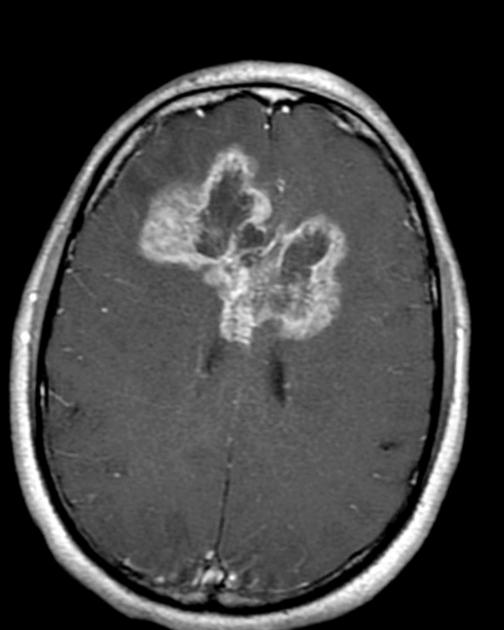
#> input picture brain_tumor_dataset/Agrumented/yes/aug_Y_100_0_2093.jpg, 504 x 630 px, given in place of aug_Y_152_0_1187.jpg, which was not available
$ jupyter execute main.ipynb
#> lines starting #> are read from the running program, lines starting #| are printed output that depends on the picture; after the words box and inside, x2 and y2 are one past the last pixel; in counts of white or black regions, pixels touching at a corner belong together; pictures that were not available may be replaced by others from this repository, and a replacement may not be noted
[cell 1]
import pandas as pd
import numpy as np
import matplotlib.pyplot as plt
import os , shutil
import cv2
import matplotlib.image  as mpimg
import seaborn as sns
plt.style.use('ggplot')

[cell 2]
folder = 'brain_tumor_dataset/yes/'
count = 1

for filename in os.listdir(folder):
    source = folder + filename
    destination = folder + "Y_" + str(count)+".jpg"
    os.rename(source , destination)
    count+=1

[cell 3]
folder = 'brain_tumor_dataset/no/'
count = 1

for filename in os.listdir(folder):
    source = folder + filename
    destination = folder + "N_" + str(count)+".jpg"
    os.rename(source , destination)
    count+=1

[cell 4]
# EDA

[cell 5]
# yes
list_Yes = os.listdir("brain_tumor_dataset/yes/")
length_yes = len(list_Yes);
print(length_yes)

# no
list_No = os.listdir("brain_tumor_dataset/no/")
length_no = len(list_No);
print(length_no)

[cell 6]
# plot

[cell 7]
data = {'tumors' : length_yes , 'non_tumors' : length_no}

x = data.keys()
y = data.values()

fig = plt.figure(figsize=(5,7))
plt.bar(x , y  , color = "red")

plt.xlabel("Data")
plt.ylabel("No of Brain MRI Images")

plt.title("Count to Brain Tumor Images")
plt.show()
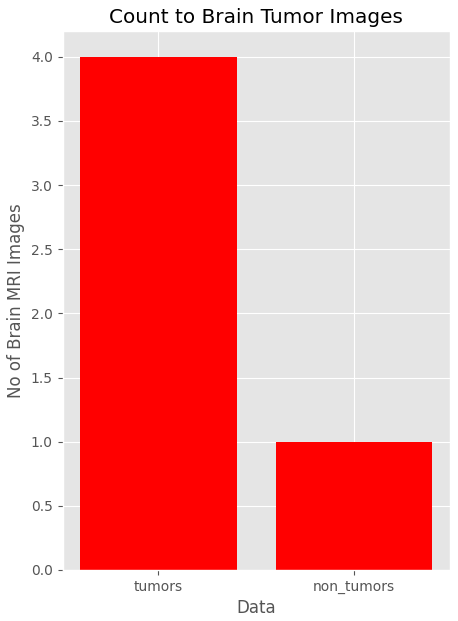
#> figure drawn by matplotlib, 1 panel

[cell 8]
# Data Argumentation
# yes = 155 , no = 98
# its not balanced

# so we can just generate some more images generator

[cell 9]
import tensorflow as tf
from tensorflow.keras.preprocessing.image import ImageDataGenerator
from tensorflow.keras.models import Model
from tensorflow.keras.layers import Flatten , Dense ,Dropout
from tensorflow.keras.applications.vgg19 import VGG19
from tensorflow.keras.optimizers import SGD , Adam
from tensorflow.keras.callbacks import ModelCheckpoint , EarlyStopping , ReduceLROnPlateau

[cell 10]
def timing(sec_elapsed):
    h = int(sec_elapsed/(60*60))
    m = int(sec_elapsed%(60*60) / 60)
    s = sec_elapsed%60

    return f"{h}:{m}:{s}"

[cell 11]
def argumented_data(file_dir , n_genetated_samples, save_to_dir):
    data_gen = ImageDataGenerator(rotation_range=10,
                       width_shift_range=0.1,
                       shear_range=0.1,
                       brightness_range=(0.3,1.0),
                       horizontal_flip= True,
                       vertical_flip=True,
                       fill_mode='nearest')
    for filename in os.listdir(file_dir):
        image = cv2.imread(file_dir+ '/' + filename)
        image = image.reshape((1,) + image.shape)
        save_prefix = 'aug_' + filename[:-4]
        i = 0
        for batch in data_gen.flow(x = image , batch_size = 1 , save_to_dir = save_to_dir , save_prefix = save_prefix , save_format = "jpg"):
            i+=1
            if i>n_genetated_samples:
                break

[cell 12]
import time

start_time = time.time()

yes_path = 'brain_tumor_dataset/yes'
no_path =  'brain_tumor_dataset/no'

argumented_data_path = "brain_tumor_dataset/Agrumented/"
argumented_data(file_dir = yes_path , n_genetated_samples=6 , save_to_dir=argumented_data_path+'yes')
#> (the call stopped at in argumented_data, `data_gen = ImageDataGenerator(rotation_range=10, width_shift_range=0.1..`: tensorflow is not available in this run)
argumented_data(file_dir = no_path , n_genetated_samples=9 , save_to_dir=argumented_data_path+'no')
#> (the call stopped at in argumented_data, `data_gen = ImageDataGenerator(rotation_range=10, width_shift_range=0.1..`: tensorflow is not available in this run)

end_time = time.time()
execttion_time = end_time - start_time
print(timing(execttion_time))

[cell 13]
def data_summary(main_path):
#> further down, img is the input picture: shape (630, 504, 3); min 0, max 255, mean 64.9
    yes_path = "brain_tumor_dataset/Agrumented/yes/"
    no_path = "brain_tumor_dataset/Agrumented/no/"

    m_pos = len(os.listdir(yes_path))
    m_neg = len(os.listdir(no_path))

    n = (m_pos + m_neg)
    pos_precentage = (m_pos*100)/n
    neg_precentage = (m_neg*100)/n
    print(f"Number of Samples:{n}")
    print(f"{m_pos} {pos_precentage}")
    print(f"{m_neg} {neg_precentage}")

[cell 14]
data_summary(argumented_data_path)

[cell 15]
# yes
list_Yes = os.listdir("brain_tumor_dataset/Agrumented/yes/")
length_yes = len(list_Yes);
print(length_yes)

# no
list_No = os.listdir("brain_tumor_dataset/Agrumented/no/")
length_no = len(list_No);
print(length_no)

[cell 16]
data = {'tumors' : length_yes , 'non_tumors' : length_no}

x = data.keys()
y = data.values()

fig = plt.figure(figsize=(5,7))
plt.bar(x , y  , color = "red")

plt.xlabel("Data")
plt.ylabel("No of Brain MRI Images")

plt.title("Count to Brain Tumor Images")
plt.show()

[cell 17]
# Data PreProcessing

[cell 18]
# Conver BGR TO GRAY
# Gausian Blur
# Threshold
# Find Contors

[cell 19]
import cv2
import imutils
import matplotlib.pyplot as plt

def crop_brain_tumor(image, plot=False):
    # Convert the image to grayscale and apply Gaussian blur
#> called with plot = True
    gray = cv2.cvtColor(image, cv2.COLOR_BGR2GRAY)
    gray = cv2.GaussianBlur(gray, (5, 5), 0)

    # Apply thresholding and morphological operations
    thres = cv2.threshold(gray, 45, 255, cv2.THRESH_BINARY)[1]
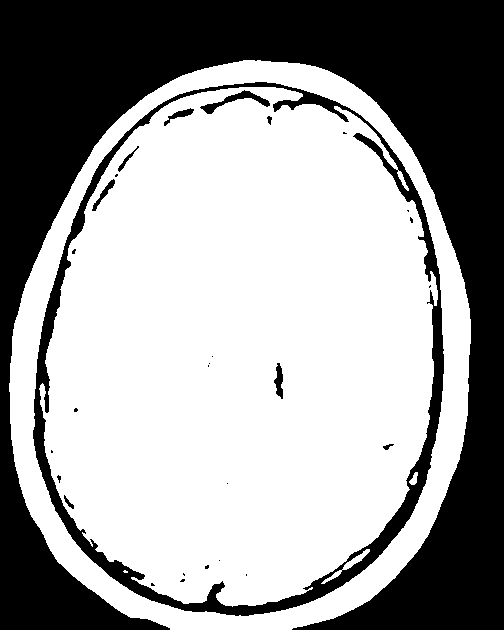
#> thres: shape (630, 504); 61.6% white; 29 black regions (19 under 20 px), largest, box (x1, y1, x2, y2) and area: (0, 0, 504, 630) 106287, (33, 82, 444, 616) 14390, (200, 90, 270, 114) 430
    thres = cv2.erode(thres, None, iterations=2)
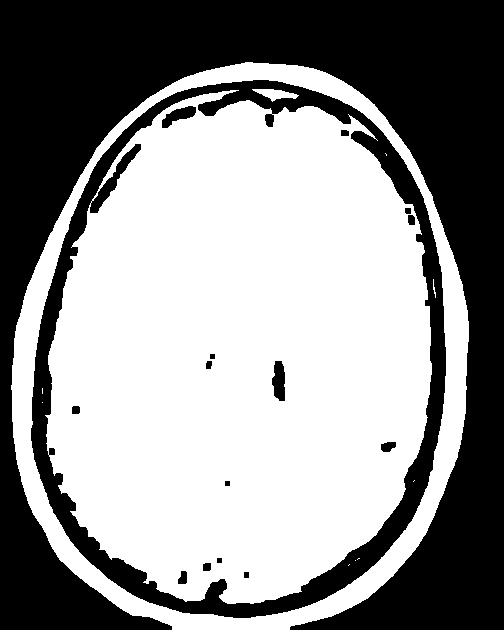
#> thres: shape (630, 504); 56.8% white; 16 black regions, largest, box (x1, y1, x2, y2) and area: (0, 0, 504, 630) 110171, (31, 80, 446, 618) 25550, (272, 361, 285, 401) 410
    thres = cv2.dilate(thres, None, iterations=2)
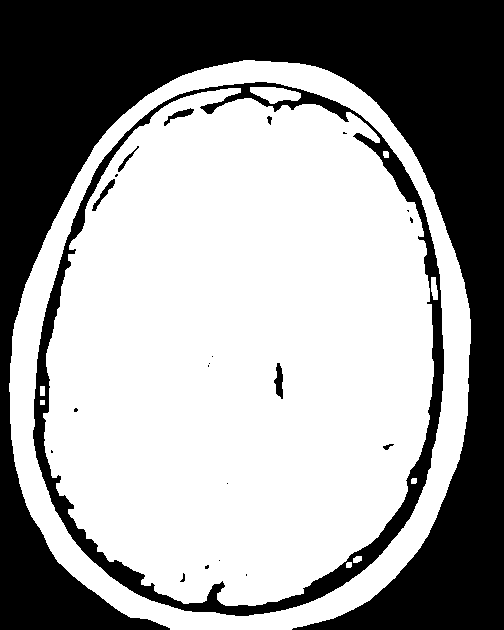
#> thres: shape (630, 504); 61.3% white; 22 black regions (13 under 20 px)

    # Find contours and grab them using imutils
    cnts = cv2.findContours(thres.copy(), cv2.RETR_EXTERNAL, cv2.CHAIN_APPROX_SIMPLE)
#> cnts = 1 contour; box (x1, y1, x2, y2) and area: (9, 60, 471, 630) 210471
    cnts = imutils.grab_contours(cnts)

    # Get the largest contour
    c = max(cnts, key=cv2.contourArea)
#> c = contour of 722 points, box (x1, y1, x2, y2) (9, 60, 471, 630), area 210471

    # Get the extreme points of the contour
    extLeft = tuple(c[c[:, :, 0].argmin()][0])
#> extLeft = (9, 383)
    extRight = tuple(c[c[:, :, 0].argmax()][0])
#> extRight = (470, 343)
    extTop = tuple(c[c[:, :, 1].argmin()][0])
#> extTop = (243, 60)
    extBottom = tuple(c[c[:, :, 1].argmax()][0])
#> extBottom = (170, 629)

    # Crop the image based on the extreme points
    new_image = image[extTop[1]:extBottom[1], extLeft[0]:extRight[0]]
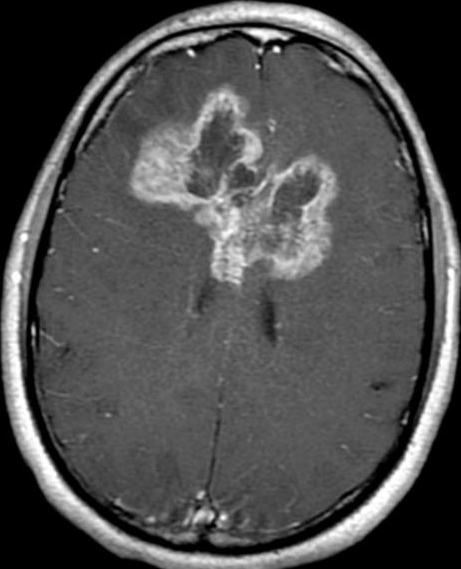
#> new_image: shape (569, 461, 3); min 0, max 255, mean 78.5

    # Plot if requested
    if plot:
        plt.figure(figsize=(10, 5))

        # Plot the original image
        plt.subplot(1, 2, 1)
        plt.imshow(cv2.cvtColor(image, cv2.COLOR_BGR2RGB))
        plt.title("Original Image")
        plt.axis('off')  # Hide axis ticks

        # Plot the cropped image
        plt.subplot(1, 2, 2)
        plt.imshow(cv2.cvtColor(new_image, cv2.COLOR_BGR2RGB))
        plt.title("Cropped Tumor")
        plt.axis('off')  # Hide axis ticks

        # Show the plot
        plt.show()

    return new_image

[cell 20]
# Test the function with an image
img = cv2.imread('brain_tumor_dataset/Agrumented/yes/aug_Y_152_0_1187.jpg')
cropped_img = crop_brain_tumor(img, True)
